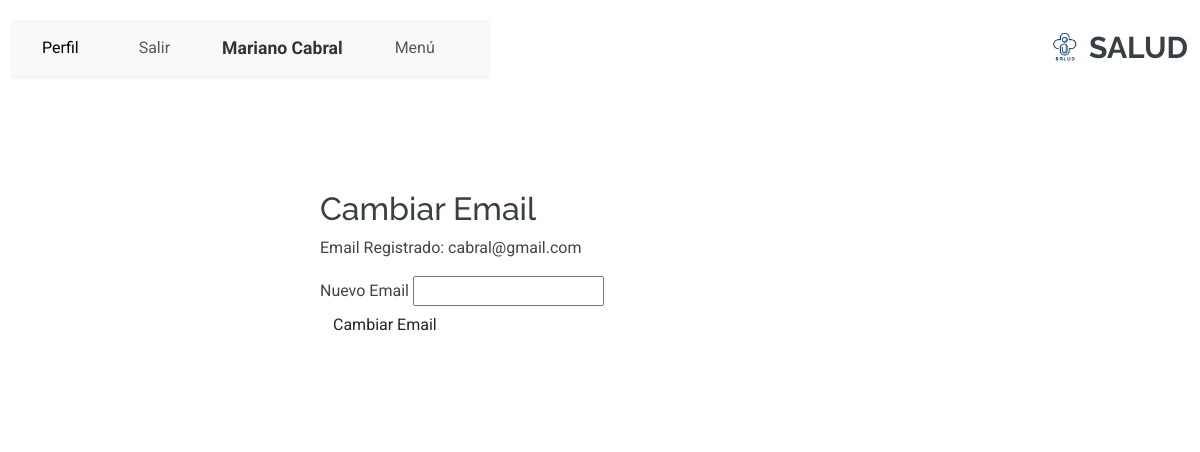
The page /persona/modificar_email/ (signed in) on the database its author committed.
### account/models.py (models this page shows, shortened)
class Profile(models.Model):
    user = models.OneToOneField(settings.AUTH_USER_MODEL, on_delete=models.CASCADE)
    nombre = models.CharField(max_length=30, blank=True, null=True)
    apellido = models.CharField(max_length=30, blank=True, null=True)
    dni = models.CharField(max_length=15, blank=True, null=True)
    fecha_nacimiento = models.DateField(blank=True, null=True)
    email = models.EmailField(max_length=254, unique=True)
    rol = models.CharField(
        max_length=20,
        choices=[
            ('jugador', 'Jugador'),  # Valor predeterminado actualizado a "jugador"
            ('medico', 'Médico'),
            ('representante', 'Representante'),
        ],
        default='jugador'
    )
    class Meta:
        ordering = ['user__username']

### persona/views.py (the view, shortened to what this page needs)
# urls.py: path('modificar_email/', views.cambiar_email, name='modificar_email'),
def cambiar_email(request):
    profile = request.user.profile
    return render(request, 'persona/modificar_email.html', {'profile': profile})

### persona/templates/persona/modificar_email.html (shortened to what this page needs)
{% extends 'core/base.html' %}
{% block content %}
    <div class="form-container">
        <h2>Cambiar Email</h2>
        <p>Email Registrado: {{ profile.email }}
        <form method="POST">
            <div class="form-group">
                <label for="email">Nuevo Email</label>
                <input type="email" id="email" name="email" required>
            </div>
            <button type="submit" class="btn">Cambiar Email</button>
        </form>
    </div>
{% endblock %}

### core/templates/core/base.html (shortened to what this page needs)
<!DOCTYPE html>
<html lang="en">
<head>
    {% load static %}
    <link rel="stylesheet" href="https://cdnjs.cloudflare.com/ajax/libs/font-awesome/5.15.4/css/all.min.css">
    <link href="https://cdn.jsdelivr.net/npm/bootstrap@5.3.0-alpha1/dist/css/bootstrap.min.css" rel="stylesheet">
    <link href="{% static 'core/vendor/bootstrap/css/bootstrap.min.css' %}" rel="stylesheet">
    <link href="{% static 'core/vendor/bootstrap-icons/bootstrap-icons.css' %}" rel="stylesheet">
    <link href="{% static 'core/vendor/aos/aos.css' %}" rel="stylesheet">
    <link href="{% static 'core/vendor/glightbox/css/glightbox.min.css' %}" rel="stylesheet">
    <link href="{% static 'core/vendor/swiper/swiper-bundle.min.css' %}" rel="stylesheet">
    <link href="{% static 'core/css/main.css' %}" rel="stylesheet">
</head>
<body class="index-page">
    <header id="header" class="header d-flex align-items-center sticky-top">
        <div class="container-fluid position-relative d-flex align-items-center justify-content-between">
            <a href="index.html" class="logo d-flex align-items-center me-auto me-xl-0">
                <img src="{% static 'core/img/logoapp.png' %}" alt="Logo">
                <h1 class="sitename">SALUD</h1>
            </a>
            <nav id="navmenu" class="navbar navbar-expand-lg navbar-light bg-light shadow-sm sticky-top">
                <div class="container-fluid">
                    <div class="collapse navbar-collapse" id="navbarNav">
                        <ul class="navbar-nav ms-auto">
                            {% if request.path != '/account/login/' %}
                                {% if user.is_authenticated %}
                                    <li class="nav-item me-4">
                                        <a href="{% url 'perfil' %}" class="nav-link active">Perfil</a>
                                    </li>
                                    <li class="nav-item me-4">
                                        <button type="button" class="btn btn-link nav-link" data-bs-toggle="modal" data-bs-target="#logoutModal">
                                            Salir
                                        </button>
                                    </li>
                                    <li class="nav-item me-4 align-self-center">
                                        <span class="navbar-text fw-bold">
                                            {{ profile.nombre }} {{ profile.apellido }}
                                        </span>
                                    </li>
                                    {% if profile.rol == 'jugador' %}
                                    <li class="nav-item me-4">
                                        <a href="{% url 'menu_jugador' %}" class="nav-link">Menú</a>
                                    </li>
                                    {% endif %}
                                {% endif %}
                            {% endif %}
                        </ul>
                    </div>
                </div>
            </nav>
        </div>
    </header>
    {% block content %}{% endblock %}
</body>
</html>

### core/static/core/css/main.css (style rules this page uses)
:root { --default-font: "Roboto", system-ui, -apple-system, "Segoe UI", Roboto, "Helvetica Neue", Arial, "Noto Sans", "Liberation Sans", sans-serif, "Apple Color Emoji", "Segoe UI Emoji", "Segoe UI Symbol", "Noto Color Emoji"; --heading-font: "Raleway", sans-serif; --nav-font: "Poppins", sans-serif; }
:root { --background-color: #ffffff; --default-color: #444444; --heading-color: #384046; --accent-color: #3498db; --surface-color: #ffffff; --contrast-color: #ffffff; }
:root { --nav-color: #444444; --nav-hover-color: #3498db; --nav-mobile-background-color: #ffffff; --nav-dropdown-background-color: #ffffff; --nav-dropdown-color: #444444; --nav-dropdown-hover-color: #3498db; }
:root { scroll-behavior: smooth; }
body { color: var(--default-color); background-color: var(--background-color); font-family: var(--default-font); }
a { color: var(--accent-color); text-decoration: none; transition: 0.3s; }
h1, h2, h3, h4, h5, h6 { color: var(--heading-color); font-family: var(--heading-font); }
.header { color: var(--default-color); background-color: var(--background-color); padding: 20px 0; transition: all 0.5s; z-index: 997; }
.header .logo { line-height: 1; }
.header .logo img { max-height: 36px; margin-right: 8px; }
.header .logo h1 { font-size: 30px; margin: 0; font-weight: 700; color: var(--heading-color); }
@media (max-width: 1200px) { .header .logo { order: 1; } }
.form-container { position: absolute; top: 10%; left: 50%; transform: translateX(-50%); width: 60%; margin-top: 30px; max-height: 100vh; padding: 80px; background-color: rgba(255, 255, 255, 0.9); border-radius: 10px; }
.navbar-nav .nav-link { transition: transform 0.3s ease; }
#navmenu { background-color: #f8f9fa; }
#navmenu .navbar-text { color: #333; font-size: 1.1rem; }
#navmenu .nav-item { padding: 0 10px; }

### rows shown on the page
Profile: nombre "Mariano", apellido "Cabral", email "cabral@gmail.com"
